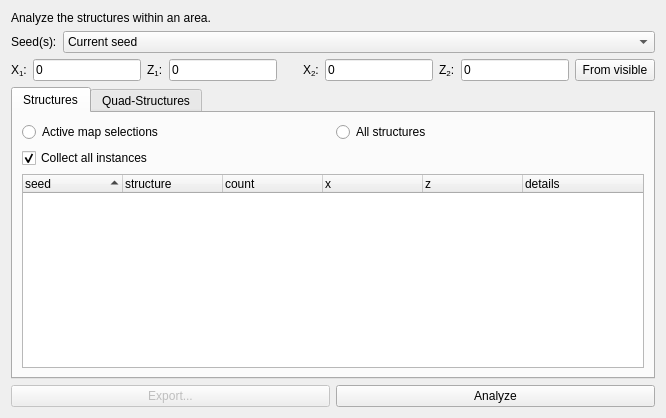
<?xml version="1.0" encoding="UTF-8"?>
<ui version="4.0">
 <class>TabStructures</class>
 <widget class="QWidget" name="TabStructures">
  <property name="windowTitle">
   <string>Form</string>
  </property>
  <layout class="QGridLayout" name="gridLayout">
   <item row="1" column="1">
    <widget class="QComboBox" name="comboSeedSource">
     <property name="sizePolicy">
      <sizepolicy hsizetype="MinimumExpanding" vsizetype="Fixed">
       <horstretch>0</horstretch>
       <verstretch>0</verstretch>
      </sizepolicy>
     </property>
     <item>
      <property name="text">
       <string>Current seed</string>
      </property>
     </item>
     <item>
      <property name="text">
       <string>From matching seeds list</string>
      </property>
     </item>
    </widget>
   </item>
   <item row="1" column="0">
    <widget class="QLabel" name="label">
     <property name="text">
      <string>Seed(s):</string>
     </property>
    </widget>
   </item>
   <item row="0" column="0" colspan="2">
    <widget class="QLabel" name="labelDescription">
     <property name="text">
      <string>Analyze the structures within an area.</string>
     </property>
    </widget>
   </item>
   <item row="6" column="0" colspan="2">
    <layout class="QHBoxLayout" name="horizontalLayout">
     <item>
      <widget class="QPushButton" name="pushExport">
       <property name="enabled">
        <bool>false</bool>
       </property>
       <property name="text">
        <string>Export...</string>
       </property>
      </widget>
     </item>
     <item>
      <widget class="QPushButton" name="pushStart">
       <property name="text">
        <string>Analyze</string>
       </property>
      </widget>
     </item>
    </layout>
   </item>
   <item row="3" column="0" colspan="2">
    <widget class="QTabWidget" name="tabWidget">
     <property name="currentIndex">
      <number>0</number>
     </property>
     <widget class="QWidget" name="tabStructures">
      <attribute name="title">
       <string>Structures</string>
      </attribute>
      <layout class="QGridLayout" name="gridLayout_2">
       <item row="0" column="0">
        <layout class="QGridLayout" name="gridOptions">
         <item row="0" column="0">
          <widget class="QRadioButton" name="radioMap">
           <property name="text">
            <string>Active map selections</string>
           </property>
          </widget>
         </item>
         <item row="0" column="1">
          <widget class="QRadioButton" name="radioAll">
           <property name="text">
            <string>All structures</string>
           </property>
          </widget>
         </item>
         <item row="1" column="0">
          <widget class="QCheckBox" name="checkCollect">
           <property name="text">
            <string>Collect all instances</string>
           </property>
           <property name="checked">
            <bool>true</bool>
           </property>
          </widget>
         </item>
        </layout>
       </item>
       <item row="1" column="0">
        <widget class="QTreeWidget" name="treeStructs">
         <property name="editTriggers">
          <set>QAbstractItemView::NoEditTriggers</set>
         </property>
         <property name="sortingEnabled">
          <bool>true</bool>
         </property>
         <property name="animated">
          <bool>true</bool>
         </property>
         <property name="expandsOnDoubleClick">
          <bool>false</bool>
         </property>
         <column>
          <property name="text">
           <string>seed</string>
          </property>
         </column>
         <column>
          <property name="text">
           <string>structure</string>
          </property>
         </column>
         <column>
          <property name="text">
           <string>count</string>
          </property>
         </column>
         <column>
          <property name="text">
           <string>x</string>
          </property>
         </column>
         <column>
          <property name="text">
           <string>z</string>
          </property>
         </column>
         <column>
          <property name="text">
           <string>details</string>
          </property>
         </column>
        </widget>
       </item>
      </layout>
     </widget>
     <widget class="QWidget" name="tabQuads">
      <attribute name="title">
       <string>Quad-Structures</string>
      </attribute>
      <layout class="QGridLayout" name="gridLayout_3">
       <item row="0" column="0">
        <widget class="QTreeWidget" name="treeQuads">
         <property name="font">
          <font>
           <family>Monospace</family>
          </font>
         </property>
         <property name="contextMenuPolicy">
          <enum>Qt::CustomContextMenu</enum>
         </property>
         <property name="editTriggers">
          <set>QAbstractItemView::NoEditTriggers</set>
         </property>
         <property name="selectionMode">
          <enum>QAbstractItemView::SingleSelection</enum>
         </property>
         <property name="selectionBehavior">
          <enum>QAbstractItemView::SelectRows</enum>
         </property>
         <property name="verticalScrollMode">
          <enum>QAbstractItemView::ScrollPerPixel</enum>
         </property>
         <property name="horizontalScrollMode">
          <enum>QAbstractItemView::ScrollPerPixel</enum>
         </property>
         <property name="sortingEnabled">
          <bool>true</bool>
         </property>
         <property name="animated">
          <bool>true</bool>
         </property>
         <column>
          <property name="text">
           <string>seed</string>
          </property>
         </column>
         <column>
          <property name="text">
           <string>type</string>
          </property>
         </column>
         <column>
          <property name="text">
           <string>distance</string>
          </property>
         </column>
         <column>
          <property name="text">
           <string>x</string>
          </property>
         </column>
         <column>
          <property name="text">
           <string>z</string>
          </property>
         </column>
         <column>
          <property name="text">
           <string>radius</string>
          </property>
         </column>
         <column>
          <property name="text">
           <string>spawn area</string>
          </property>
         </column>
        </widget>
       </item>
      </layout>
     </widget>
    </widget>
   </item>
   <item row="2" column="0" colspan="2">
    <layout class="QGridLayout" name="gridArea">
     <item row="0" column="0">
      <layout class="QHBoxLayout" name="layoutArea">
       <item>
        <widget class="QLabel" name="labelX1">
         <property name="toolTip">
          <string>Lower bound (inclusive)</string>
         </property>
         <property name="text">
          <string>&lt;html&gt;&lt;head/&gt;&lt;body&gt;&lt;p&gt;X&lt;span style=&quot; vertical-align:sub;&quot;&gt;1&lt;/span&gt;:&lt;/p&gt;&lt;/body&gt;&lt;/html&gt;</string>
         </property>
        </widget>
       </item>
       <item>
        <widget class="CoordEdit" name="lineX1">
         <property name="toolTip">
          <string>Lower bound (inclusive)</string>
         </property>
         <property name="text">
          <string>0</string>
         </property>
        </widget>
       </item>
       <item>
        <widget class="QLabel" name="labelZ1">
         <property name="toolTip">
          <string>Lower bound (inclusive)</string>
         </property>
         <property name="text">
          <string>&lt;html&gt;&lt;head/&gt;&lt;body&gt;&lt;p&gt;Z&lt;span style=&quot; vertical-align:sub;&quot;&gt;1&lt;/span&gt;:&lt;/p&gt;&lt;/body&gt;&lt;/html&gt;</string>
         </property>
        </widget>
       </item>
       <item>
        <widget class="CoordEdit" name="lineZ1">
         <property name="toolTip">
          <string>Lower bound (inclusive)</string>
         </property>
         <property name="text">
          <string>0</string>
         </property>
        </widget>
       </item>
       <item>
        <widget class="QLabel" name="label_2">
         <property name="text">
          <string>    </string>
         </property>
        </widget>
       </item>
       <item>
        <widget class="QLabel" name="labelX2">
         <property name="toolTip">
          <string>Upper bound (inclusive)</string>
         </property>
         <property name="text">
          <string>&lt;html&gt;&lt;head/&gt;&lt;body&gt;&lt;p&gt;X&lt;span style=&quot; vertical-align:sub;&quot;&gt;2&lt;/span&gt;:&lt;/p&gt;&lt;/body&gt;&lt;/html&gt;</string>
         </property>
        </widget>
       </item>
       <item>
        <widget class="CoordEdit" name="lineX2">
         <property name="toolTip">
          <string>Upper bound (inclusive)</string>
         </property>
         <property name="text">
          <string>0</string>
         </property>
        </widget>
       </item>
       <item>
        <widget class="QLabel" name="labelZ2">
         <property name="toolTip">
          <string>Upper bound (inclusive)</string>
         </property>
         <property name="text">
          <string>&lt;html&gt;&lt;head/&gt;&lt;body&gt;&lt;p&gt;Z&lt;span style=&quot; vertical-align:sub;&quot;&gt;2&lt;/span&gt;:&lt;/p&gt;&lt;/body&gt;&lt;/html&gt;</string>
         </property>
        </widget>
       </item>
       <item>
        <widget class="CoordEdit" name="lineZ2">
         <property name="toolTip">
          <string>Upper bound (inclusive)</string>
         </property>
         <property name="text">
          <string>0</string>
         </property>
        </widget>
       </item>
      </layout>
     </item>
     <item row="0" column="1">
      <widget class="QPushButton" name="buttonFromVisible">
       <property name="text">
        <string>From visible</string>
       </property>
      </widget>
     </item>
    </layout>
   </item>
  </layout>
 </widget>
 <customwidgets>
  <customwidget>
   <class>CoordEdit</class>
   <extends>QLineEdit</extends>
   <header>src/conditiondialog.h</header>
  </customwidget>
 </customwidgets>
 <resources/>
 <connections/>
</ui>
